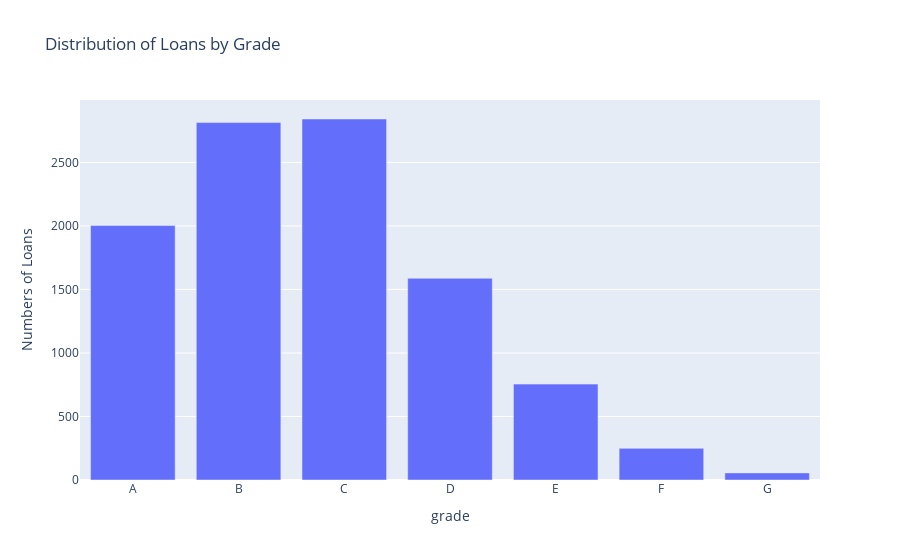

Here is the notebook cell this chart was saved with:
### Markdown cell above
<details>
  <summary>Double-click this markdown to show additional enhancement features</summary>
  
```python
    title='Distribution of Loans by Grade',
    labels={
        'grade':'Grade',
        'value':'Number of Loans'
	},
    template='seaborn'
```

</details>

### Code cell
# code here
px.bar(
    grade,
    title='Distribution of Loans by Grade',
    labels={
        'value':'Numbers of Loans'
    }
).update_layout(showlegend=False)

### Figure 1 — Plotly figure (JSON) as saved in the notebook; plotly's stock layout.template omitted (floating-point values rounded to 4 significant figures)
{"data": [{"alignmentgroup": "True", "hovertemplate": "variable=count<br>grade=%{x}<br>Numbers of Loans=%{y}<extra></extra>", "legendgroup": "count", "marker": {"color": "#636efa", "pattern": {"shape": ""}}, "name": "count", "offsetgroup": "count", "orientation": "v", "showlegend": true, "textposition": "auto", "type": "bar", "x": ["A", "B", "C", "D", "E", "F", "G"], "xaxis": "x", "y": [2003, 2814, 2842, 1588, 755, 249, 56], "yaxis": "y"}], "layout": {"autosize": true, "barmode": "relative", "legend": {"title": {"text": "variable"}, "tracegroupgap": 0}, "showlegend": false, "title": {"text": "Distribution of Loans by Grade"}, "xaxis": {"anchor": "y", "autorange": true, "domain": [0, 1], "range": [-0.5, 6.5], "title": {"text": "grade"}, "type": "category"}, "yaxis": {"anchor": "x", "autorange": true, "domain": [0, 1], "range": [0, 2992.0], "title": {"text": "Numbers of Loans"}, "type": "linear"}}}
